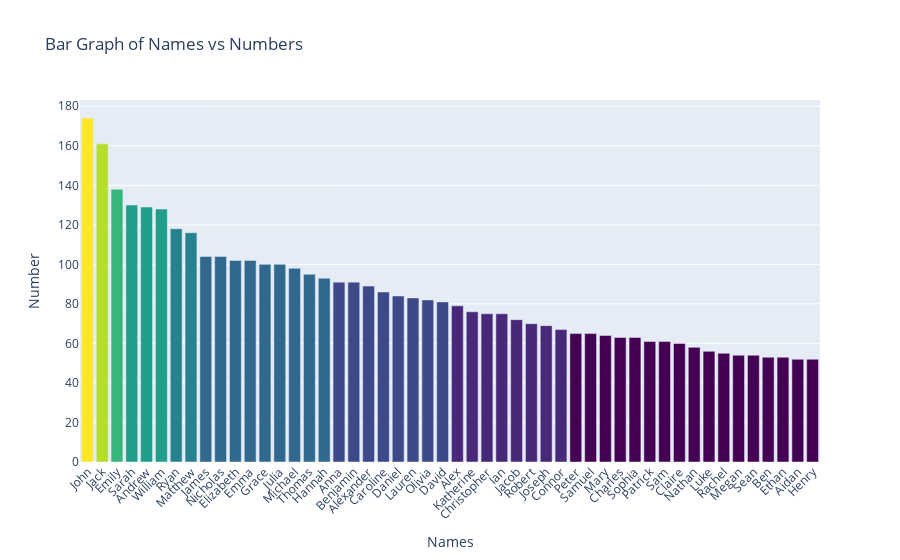

Here is the notebook cell this chart was saved with:
### Code cell
import plotly.graph_objects as go
import plotly.express as px
import random

color_list = ['#FF6347', '#4682B4', '#32CD32', '#FFD700', '#8A2BE2', '#FF1493', '#00FA9A', '#F4A300']

# Sort the list by the second element in each tuple (the number) in descending order
sorted_data = sorted(counts, key=lambda x: x[1], reverse=True)[:50]

color_scale = px.colors.sequential.Viridis  # You can choose any color scale

names = [item[0] for item in sorted_data]
numbers = [item[1] for item in sorted_data]

# Create a color map by normalizing the values and mapping them to the color scale
min_value = min(numbers)
max_value = max(numbers)

# Normalize the sorted_data to the range [0, 1] to fit the color scale
normalized_values = [(num - min_value) / (max_value - min_value) for num in numbers]

# Map the normalized values to the color scale
bar_colors = [color_scale[int(val * (len(color_scale) - 1))] for val in normalized_values]


# Separate the sorted data into names and numbers
names = [item[0] for item in sorted_data]
numbers = [item[1] for item in sorted_data]

# Create the bar chart
fig = go.Figure([go.Bar(x=names, y=numbers, marker_color=bar_colors)])

# Update layout for better display
fig.update_layout(
    title='Bar Graph of Names vs Numbers',
    xaxis_title='Names',
    yaxis_title='Number',
    xaxis_tickangle=-45,  # Rotate the x-axis labels to make them more readable
    showlegend=False
)

# Show the plot
fig.show()

### Figure 1 — Plotly figure (JSON) as saved in the notebook; plotly's stock layout.template omitted (floating-point values rounded to 4 significant figures)
{"data": [{"marker": {"color": ["#fde725", "#b5de2b", "#35b779", "#1f9e89", "#1f9e89", "#1f9e89", "#26828e", "#26828e", "#31688e", "#31688e", "#31688e", "#31688e", "#31688e", "#31688e", "#31688e", "#31688e", "#31688e", "#3e4989", "#3e4989", "#3e4989", "#3e4989", "#3e4989", "#3e4989", "#3e4989", "#3e4989", "#482878", "#482878", "#482878", "#482878", "#482878", "#482878", "#482878", "#482878", "#440154", "#440154", "#440154", "#440154", "#440154", "#440154", "#440154", "#440154", "#440154", "#440154", "#440154", "#440154", "#440154", "#440154", "#440154", "#440154", "#440154"]}, "type": "bar", "x": ["John", "Jack", "Emily", "Sarah", "Andrew", "William", "Ryan", "Matthew", "James", "Nicholas", "Elizabeth", "Emma", "Grace", "Julia", "Michael", "Thomas", "Hannah", "Anna", "Benjamin", "Alexander", "Caroline", "Daniel", "Lauren", "Olivia", "David", "Alex", "Katherine", "Christopher", "Ian", "Jacob", "Robert", "Joseph", "Connor", "Peter", "Samuel", "Mary", "Charles", "Sophia", "Patrick", "Sam", "Claire", "Nathan", "Luke", "Rachel", "Megan", "Sean", "Ben", "Ethan", "Aidan", "Henry"], "y": [174, 161, 138, 130, 129, 128, 118, 116, 104, 104, 102, 102, 100, 100, 98, 95, 93, 91, 91, 89, 86, 84, 83, 82, 81, 79, 76, 75, 75, 72, 70, 69, 67, 65, 65, 64, 63, 63, 61, 61, 60, 58, 56, 55, 54, 54, 53, 53, 52, 52]}], "layout": {"showlegend": false, "title": {"text": "Bar Graph of Names vs Numbers"}, "xaxis": {"tickangle": -45, "title": {"text": "Names"}}, "yaxis": {"title": {"text": "Number"}}}}
